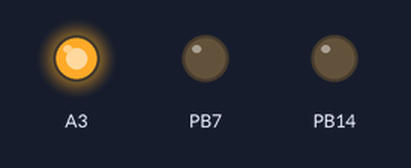
Recording of a program running on a simulated STM32 Nucleo. On the bench: output pins drawn as LEDs (lit = HIGH). What the program prints to the serial monitor is not drawn.

Above: at 0.57 s.
At 1.2 s:
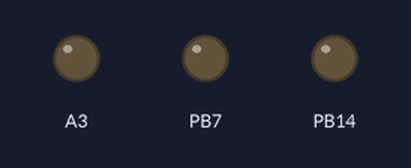
At 1.72 s:
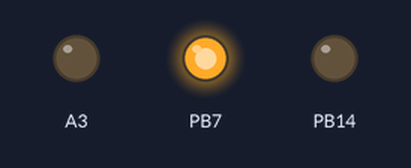
At 2.87 s:
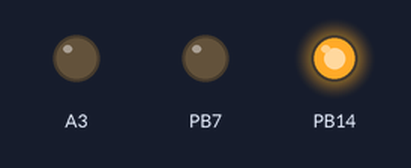
Timing chart, 0 to 3.5 s (numbered marks = the images above):
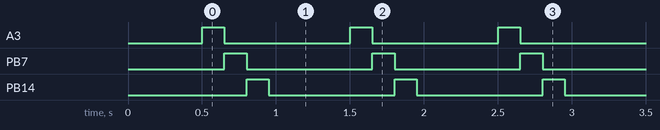

The program:

main.cpp
```cpp
// (licence header left out)
#include <Arduino.h>

// Nucleo-144 kart üstü kullanıcı LED'leri
#define LD1_YESIL   PB0
#define LD2_MAVI    PB7
#define LD3_KIRMIZI PB14

static const int leds[3] = { LD1_YESIL, LD2_MAVI, LD3_KIRMIZI };
static uint32_t tik = 0;

void setup() {
  Serial.begin(115200);
  for (int i = 0; i < 3; i++) { pinMode(leds[i], OUTPUT); digitalWrite(leds[i], LOW); }

  delay(500);
  Serial.println();
  Serial.println(F("=================================="));
  Serial.println(F(" F767ZI CANLI — ilk acilis testi"));
  Serial.println(F("=================================="));
  Serial.print(F("Saat (SystemCoreClock): "));
  Serial.print(SystemCoreClock / 1000000UL);
  Serial.println(F(" MHz   [beklenen: 216]"));
  Serial.print(F("Derleme: ")); Serial.print(F(__DATE__));
  Serial.print(' ');            Serial.println(F(__TIME__));
  Serial.println(F("Uc LED sirayla yanmali. Sayac basliyor..."));
  Serial.println();
}

void loop() {
  for (int i = 0; i < 3; i++) {
    digitalWrite(leds[i], HIGH);
    delay(150);
    digitalWrite(leds[i], LOW);
  }
  Serial.print(F("tik "));
  Serial.print(++tik);
  Serial.print(F("   calisma suresi "));
  Serial.print(millis() / 1000);
  Serial.println(F(" sn"));
  delay(550);
}
```

Measured:
- by itself, A3, PB7, PB14: alternates HIGH for 0.15 s and LOW for 0.85 s
- by itself, everything shown: repeats every 1.0 s, in 4 steps
